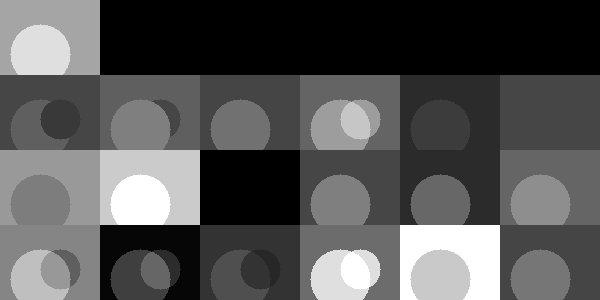

The script that drew this image:
#!/usr/bin/env python

# Test vtkImageMathematics with various math operators on ellipsoid sources.

# Factory overrides
import vtkmodules.vtkInteractionStyle  # noqa: F401
import vtkmodules.vtkRenderingFreeType  # noqa: F401
import vtkmodules.vtkRenderingOpenGL2  # noqa: F401

from vtkmodules.vtkImagingMath import vtkImageMathematics
from vtkmodules.vtkImagingSources import vtkImageEllipsoidSource
from vtkmodules.vtkRenderingCore import (
    vtkActor2D,
    vtkImageMapper,
    vtkRenderWindow,
    vtkRenderWindowInteractor,
    vtkRenderer,
)

# Source ellipsoids
sphere1 = vtkImageEllipsoidSource()
sphere1.SetCenter(40, 20, 0)
sphere1.SetRadius(30, 30, 0)
sphere1.SetInValue(.75)
sphere1.SetOutValue(.3)
sphere1.SetOutputScalarTypeToFloat()
sphere1.SetWholeExtent(0, 99, 0, 74, 0, 0)
sphere1.Update()

sphere2 = vtkImageEllipsoidSource()
sphere2.SetCenter(60, 30, 0)
sphere2.SetRadius(20, 20, 20)
sphere2.SetInValue(.2)
sphere2.SetOutValue(.5)
sphere2.SetOutputScalarTypeToFloat()
sphere2.SetWholeExtent(0, 99, 0, 74, 0, 0)
sphere2.Update()

# Add (row 1, col 1)
math_filter_0 = vtkImageMathematics()
math_filter_0.SetInput1Data(sphere1.GetOutput())
math_filter_0.SetInput2Data(sphere2.GetOutput())
math_filter_0.SetOperationToAdd()
math_filter_0.SetConstantK(.3)
math_filter_0.SetConstantC(.75)

mapper_0 = vtkImageMapper()
mapper_0.SetInputConnection(math_filter_0.GetOutputPort())
mapper_0.SetColorWindow(2.0)
mapper_0.SetColorLevel(.75)

actor_0 = vtkActor2D()
actor_0.SetMapper(mapper_0)

renderer_0 = vtkRenderer()
renderer_0.AddViewProp(actor_0)
renderer_0.SetViewport(0.0, 0.0, 1.0 / 6.0, 0.25)

# Subtract (row 1, col 2)
math_filter_1 = vtkImageMathematics()
math_filter_1.SetInput1Data(sphere1.GetOutput())
math_filter_1.SetInput2Data(sphere2.GetOutput())
math_filter_1.SetOperationToSubtract()
math_filter_1.SetConstantK(.3)
math_filter_1.SetConstantC(.75)

mapper_1 = vtkImageMapper()
mapper_1.SetInputConnection(math_filter_1.GetOutputPort())
mapper_1.SetColorWindow(2.0)
mapper_1.SetColorLevel(.75)

actor_1 = vtkActor2D()
actor_1.SetMapper(mapper_1)

renderer_1 = vtkRenderer()
renderer_1.AddViewProp(actor_1)
renderer_1.SetViewport(1.0 / 6.0, 0.0, 2.0 / 6.0, 0.25)

# Multiply (row 1, col 3)
math_filter_2 = vtkImageMathematics()
math_filter_2.SetInput1Data(sphere1.GetOutput())
math_filter_2.SetInput2Data(sphere2.GetOutput())
math_filter_2.SetOperationToMultiply()
math_filter_2.SetConstantK(.3)
math_filter_2.SetConstantC(.75)

mapper_2 = vtkImageMapper()
mapper_2.SetInputConnection(math_filter_2.GetOutputPort())
mapper_2.SetColorWindow(2.0)
mapper_2.SetColorLevel(.75)

actor_2 = vtkActor2D()
actor_2.SetMapper(mapper_2)

renderer_2 = vtkRenderer()
renderer_2.AddViewProp(actor_2)
renderer_2.SetViewport(2.0 / 6.0, 0.0, 3.0 / 6.0, 0.25)

# Divide (row 1, col 4)
math_filter_3 = vtkImageMathematics()
math_filter_3.SetInput1Data(sphere1.GetOutput())
math_filter_3.SetInput2Data(sphere2.GetOutput())
math_filter_3.SetOperationToDivide()
math_filter_3.SetConstantK(.3)
math_filter_3.SetConstantC(.75)

mapper_3 = vtkImageMapper()
mapper_3.SetInputConnection(math_filter_3.GetOutputPort())
mapper_3.SetColorWindow(2.0)
mapper_3.SetColorLevel(.75)

actor_3 = vtkActor2D()
actor_3.SetMapper(mapper_3)

renderer_3 = vtkRenderer()
renderer_3.AddViewProp(actor_3)
renderer_3.SetViewport(3.0 / 6.0, 0.0, 4.0 / 6.0, 0.25)

# Invert (row 1, col 5)
math_filter_4 = vtkImageMathematics()
math_filter_4.SetInput1Data(sphere1.GetOutput())
math_filter_4.SetInput2Data(sphere2.GetOutput())
math_filter_4.SetOperationToInvert()
math_filter_4.SetConstantK(.3)
math_filter_4.SetConstantC(.75)

mapper_4 = vtkImageMapper()
mapper_4.SetInputConnection(math_filter_4.GetOutputPort())
mapper_4.SetColorWindow(2.0)
mapper_4.SetColorLevel(.75)

actor_4 = vtkActor2D()
actor_4.SetMapper(mapper_4)

renderer_4 = vtkRenderer()
renderer_4.AddViewProp(actor_4)
renderer_4.SetViewport(4.0 / 6.0, 0.0, 5.0 / 6.0, 0.25)

# Sin (row 1, col 6)
math_filter_5 = vtkImageMathematics()
math_filter_5.SetInput1Data(sphere1.GetOutput())
math_filter_5.SetInput2Data(sphere2.GetOutput())
math_filter_5.SetOperationToSin()
math_filter_5.SetConstantK(.3)
math_filter_5.SetConstantC(.75)

mapper_5 = vtkImageMapper()
mapper_5.SetInputConnection(math_filter_5.GetOutputPort())
mapper_5.SetColorWindow(2.0)
mapper_5.SetColorLevel(.75)

actor_5 = vtkActor2D()
actor_5.SetMapper(mapper_5)

renderer_5 = vtkRenderer()
renderer_5.AddViewProp(actor_5)
renderer_5.SetViewport(5.0 / 6.0, 0.0, 1.0, 0.25)

# Cos (row 2, col 1)
math_filter_6 = vtkImageMathematics()
math_filter_6.SetInput1Data(sphere1.GetOutput())
math_filter_6.SetInput2Data(sphere2.GetOutput())
math_filter_6.SetOperationToCos()
math_filter_6.SetConstantK(.3)
math_filter_6.SetConstantC(.75)

mapper_6 = vtkImageMapper()
mapper_6.SetInputConnection(math_filter_6.GetOutputPort())
mapper_6.SetColorWindow(2.0)
mapper_6.SetColorLevel(.75)

actor_6 = vtkActor2D()
actor_6.SetMapper(mapper_6)

renderer_6 = vtkRenderer()
renderer_6.AddViewProp(actor_6)
renderer_6.SetViewport(0.0, 0.25, 1.0 / 6.0, 0.5)

# Exp (row 2, col 2)
math_filter_7 = vtkImageMathematics()
math_filter_7.SetInput1Data(sphere1.GetOutput())
math_filter_7.SetInput2Data(sphere2.GetOutput())
math_filter_7.SetOperationToExp()
math_filter_7.SetConstantK(.3)
math_filter_7.SetConstantC(.75)

mapper_7 = vtkImageMapper()
mapper_7.SetInputConnection(math_filter_7.GetOutputPort())
mapper_7.SetColorWindow(2.0)
mapper_7.SetColorLevel(.75)

actor_7 = vtkActor2D()
actor_7.SetMapper(mapper_7)

renderer_7 = vtkRenderer()
renderer_7.AddViewProp(actor_7)
renderer_7.SetViewport(1.0 / 6.0, 0.25, 2.0 / 6.0, 0.5)

# Log (row 2, col 3)
math_filter_8 = vtkImageMathematics()
math_filter_8.SetInput1Data(sphere1.GetOutput())
math_filter_8.SetInput2Data(sphere2.GetOutput())
math_filter_8.SetOperationToLog()
math_filter_8.SetConstantK(.3)
math_filter_8.SetConstantC(.75)

mapper_8 = vtkImageMapper()
mapper_8.SetInputConnection(math_filter_8.GetOutputPort())
mapper_8.SetColorWindow(2.0)
mapper_8.SetColorLevel(.75)

actor_8 = vtkActor2D()
actor_8.SetMapper(mapper_8)

renderer_8 = vtkRenderer()
renderer_8.AddViewProp(actor_8)
renderer_8.SetViewport(2.0 / 6.0, 0.25, 3.0 / 6.0, 0.5)

# AbsoluteValue (row 2, col 4)
math_filter_9 = vtkImageMathematics()
math_filter_9.SetInput1Data(sphere1.GetOutput())
math_filter_9.SetInput2Data(sphere2.GetOutput())
math_filter_9.SetOperationToAbsoluteValue()
math_filter_9.SetConstantK(.3)
math_filter_9.SetConstantC(.75)

mapper_9 = vtkImageMapper()
mapper_9.SetInputConnection(math_filter_9.GetOutputPort())
mapper_9.SetColorWindow(2.0)
mapper_9.SetColorLevel(.75)

actor_9 = vtkActor2D()
actor_9.SetMapper(mapper_9)

renderer_9 = vtkRenderer()
renderer_9.AddViewProp(actor_9)
renderer_9.SetViewport(3.0 / 6.0, 0.25, 4.0 / 6.0, 0.5)

# Square (row 2, col 5)
math_filter_10 = vtkImageMathematics()
math_filter_10.SetInput1Data(sphere1.GetOutput())
math_filter_10.SetInput2Data(sphere2.GetOutput())
math_filter_10.SetOperationToSquare()
math_filter_10.SetConstantK(.3)
math_filter_10.SetConstantC(.75)

mapper_10 = vtkImageMapper()
mapper_10.SetInputConnection(math_filter_10.GetOutputPort())
mapper_10.SetColorWindow(2.0)
mapper_10.SetColorLevel(.75)

actor_10 = vtkActor2D()
actor_10.SetMapper(mapper_10)

renderer_10 = vtkRenderer()
renderer_10.AddViewProp(actor_10)
renderer_10.SetViewport(4.0 / 6.0, 0.25, 5.0 / 6.0, 0.5)

# SquareRoot (row 2, col 6)
math_filter_11 = vtkImageMathematics()
math_filter_11.SetInput1Data(sphere1.GetOutput())
math_filter_11.SetInput2Data(sphere2.GetOutput())
math_filter_11.SetOperationToSquareRoot()
math_filter_11.SetConstantK(.3)
math_filter_11.SetConstantC(.75)

mapper_11 = vtkImageMapper()
mapper_11.SetInputConnection(math_filter_11.GetOutputPort())
mapper_11.SetColorWindow(2.0)
mapper_11.SetColorLevel(.75)

actor_11 = vtkActor2D()
actor_11.SetMapper(mapper_11)

renderer_11 = vtkRenderer()
renderer_11.AddViewProp(actor_11)
renderer_11.SetViewport(5.0 / 6.0, 0.25, 1.0, 0.5)

# Min (row 3, col 1)
math_filter_12 = vtkImageMathematics()
math_filter_12.SetInput1Data(sphere1.GetOutput())
math_filter_12.SetInput2Data(sphere2.GetOutput())
math_filter_12.SetOperationToMin()
math_filter_12.SetConstantK(.3)
math_filter_12.SetConstantC(.75)

mapper_12 = vtkImageMapper()
mapper_12.SetInputConnection(math_filter_12.GetOutputPort())
mapper_12.SetColorWindow(2.0)
mapper_12.SetColorLevel(.75)

actor_12 = vtkActor2D()
actor_12.SetMapper(mapper_12)

renderer_12 = vtkRenderer()
renderer_12.AddViewProp(actor_12)
renderer_12.SetViewport(0.0, 0.5, 1.0 / 6.0, 0.75)

# Max (row 3, col 2)
math_filter_13 = vtkImageMathematics()
math_filter_13.SetInput1Data(sphere1.GetOutput())
math_filter_13.SetInput2Data(sphere2.GetOutput())
math_filter_13.SetOperationToMax()
math_filter_13.SetConstantK(.3)
math_filter_13.SetConstantC(.75)

mapper_13 = vtkImageMapper()
mapper_13.SetInputConnection(math_filter_13.GetOutputPort())
mapper_13.SetColorWindow(2.0)
mapper_13.SetColorLevel(.75)

actor_13 = vtkActor2D()
actor_13.SetMapper(mapper_13)

renderer_13 = vtkRenderer()
renderer_13.AddViewProp(actor_13)
renderer_13.SetViewport(1.0 / 6.0, 0.5, 2.0 / 6.0, 0.75)

# ATAN (row 3, col 3)
math_filter_14 = vtkImageMathematics()
math_filter_14.SetInput1Data(sphere1.GetOutput())
math_filter_14.SetInput2Data(sphere2.GetOutput())
math_filter_14.SetOperationToATAN()
math_filter_14.SetConstantK(.3)
math_filter_14.SetConstantC(.75)

mapper_14 = vtkImageMapper()
mapper_14.SetInputConnection(math_filter_14.GetOutputPort())
mapper_14.SetColorWindow(2.0)
mapper_14.SetColorLevel(.75)

actor_14 = vtkActor2D()
actor_14.SetMapper(mapper_14)

renderer_14 = vtkRenderer()
renderer_14.AddViewProp(actor_14)
renderer_14.SetViewport(2.0 / 6.0, 0.5, 3.0 / 6.0, 0.75)

# ATAN2 (row 3, col 4)
math_filter_15 = vtkImageMathematics()
math_filter_15.SetInput1Data(sphere1.GetOutput())
math_filter_15.SetInput2Data(sphere2.GetOutput())
math_filter_15.SetOperationToATAN2()
math_filter_15.SetConstantK(.3)
math_filter_15.SetConstantC(.75)

mapper_15 = vtkImageMapper()
mapper_15.SetInputConnection(math_filter_15.GetOutputPort())
mapper_15.SetColorWindow(2.0)
mapper_15.SetColorLevel(.75)

actor_15 = vtkActor2D()
actor_15.SetMapper(mapper_15)

renderer_15 = vtkRenderer()
renderer_15.AddViewProp(actor_15)
renderer_15.SetViewport(3.0 / 6.0, 0.5, 4.0 / 6.0, 0.75)

# MultiplyByK (row 3, col 5)
math_filter_16 = vtkImageMathematics()
math_filter_16.SetInput1Data(sphere1.GetOutput())
math_filter_16.SetInput2Data(sphere2.GetOutput())
math_filter_16.SetOperationToMultiplyByK()
math_filter_16.SetConstantK(.3)
math_filter_16.SetConstantC(.75)

mapper_16 = vtkImageMapper()
mapper_16.SetInputConnection(math_filter_16.GetOutputPort())
mapper_16.SetColorWindow(2.0)
mapper_16.SetColorLevel(.75)

actor_16 = vtkActor2D()
actor_16.SetMapper(mapper_16)

renderer_16 = vtkRenderer()
renderer_16.AddViewProp(actor_16)
renderer_16.SetViewport(4.0 / 6.0, 0.5, 5.0 / 6.0, 0.75)

# ReplaceCByK (row 3, col 6)
math_filter_17 = vtkImageMathematics()
math_filter_17.SetInput1Data(sphere1.GetOutput())
math_filter_17.SetInput2Data(sphere2.GetOutput())
math_filter_17.SetOperationToReplaceCByK()
math_filter_17.SetConstantK(.3)
math_filter_17.SetConstantC(.75)

mapper_17 = vtkImageMapper()
mapper_17.SetInputConnection(math_filter_17.GetOutputPort())
mapper_17.SetColorWindow(2.0)
mapper_17.SetColorLevel(.75)

actor_17 = vtkActor2D()
actor_17.SetMapper(mapper_17)

renderer_17 = vtkRenderer()
renderer_17.AddViewProp(actor_17)
renderer_17.SetViewport(5.0 / 6.0, 0.5, 1.0, 0.75)

# AddConstant (row 4, col 1 — extended to fill row)
math_filter_18 = vtkImageMathematics()
math_filter_18.SetInput1Data(sphere1.GetOutput())
math_filter_18.SetInput2Data(sphere2.GetOutput())
math_filter_18.SetOperationToAddConstant()
math_filter_18.SetConstantK(.3)
math_filter_18.SetConstantC(.75)

mapper_18 = vtkImageMapper()
mapper_18.SetInputConnection(math_filter_18.GetOutputPort())
mapper_18.SetColorWindow(2.0)
mapper_18.SetColorLevel(.75)

actor_18 = vtkActor2D()
actor_18.SetMapper(mapper_18)

renderer_18 = vtkRenderer()
renderer_18.AddViewProp(actor_18)
renderer_18.SetViewport(0.0, 0.75, 1.0, 1.0)

# Window
render_window = vtkRenderWindow()
render_window.AddRenderer(renderer_0)
render_window.AddRenderer(renderer_1)
render_window.AddRenderer(renderer_2)
render_window.AddRenderer(renderer_3)
render_window.AddRenderer(renderer_4)
render_window.AddRenderer(renderer_5)
render_window.AddRenderer(renderer_6)
render_window.AddRenderer(renderer_7)
render_window.AddRenderer(renderer_8)
render_window.AddRenderer(renderer_9)
render_window.AddRenderer(renderer_10)
render_window.AddRenderer(renderer_11)
render_window.AddRenderer(renderer_12)
render_window.AddRenderer(renderer_13)
render_window.AddRenderer(renderer_14)
render_window.AddRenderer(renderer_15)
render_window.AddRenderer(renderer_16)
render_window.AddRenderer(renderer_17)
render_window.AddRenderer(renderer_18)
render_window.SetSize(600, 300)
render_window.SetWindowName("all mathematics")

# Interactor
interactor = vtkRenderWindowInteractor()
interactor.SetRenderWindow(render_window)

interactor.Initialize()
interactor.Start()
